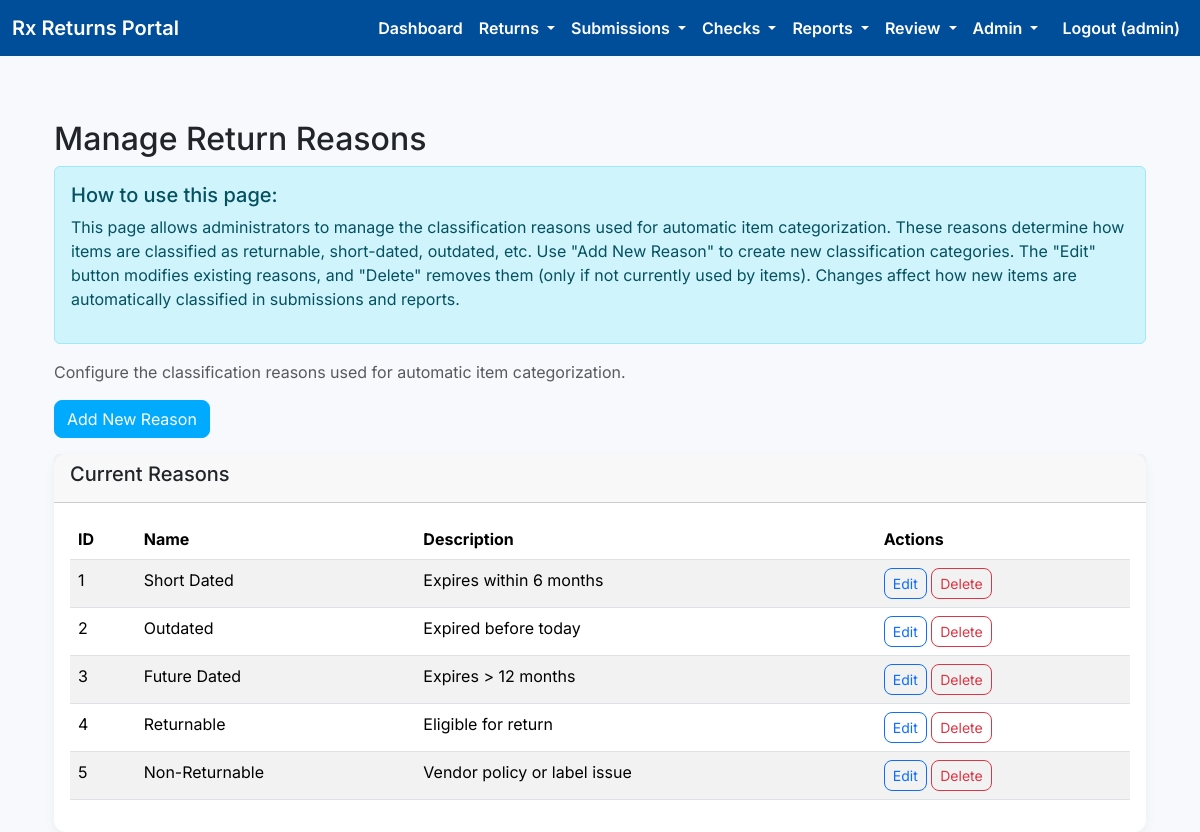
Screenshot of /admin/reasons (signed in) with the database file from the repository.
### models.py (models this page shows, shortened)
class User(UserMixin, db.Model):
    __tablename__ = 'users'
    id = db.Column(db.Integer, primary_key=True)
    username = db.Column(db.String(80), unique=True, nullable=False)
    email = db.Column(db.String(120), unique=True, nullable=False)
    password_hash = db.Column(db.String(256), nullable=False)
    company_name = db.Column(db.String(120))
    role = db.Column(db.String(20), nullable=False, default='user')

class Reason(db.Model):
    __tablename__ = 'reasons'
    id = db.Column(db.Integer, primary_key=True)
    name = db.Column(db.String(50), unique=True, nullable=False)
    description = db.Column(db.String(255), nullable=False)

### app.py (the view)
@app.route('/admin/reasons')
@login_required
@admin_required
def admin_reasons():
    reasons = Reason.query.all()
    return render_template('admin_reasons.html', reasons=reasons)

### app.py (called while the page is built)
@login_manager.user_loader
def load_user(user_id):
    return User.query.get(int(user_id))

def admin_required(f):
    @wraps(f)
    def decorated_function(*args, **kwargs):
        if not current_user.is_authenticated or current_user.role != 'admin':
            flash('Access denied. Admin only.', 'danger')
            return redirect(url_for('dashboard'))
        return f(*args, **kwargs)
    return decorated_function

### templates/admin_reasons.html (shortened to what this page needs)
{% extends "base.html" %}
{% block content %}
<div class="container mt-4">
    <div class="row">
        <div class="col-md-12">
            <h2>Manage Return Reasons</h2>
            <div class="alert alert-info">
                <h5>How to use this page:</h5>
                <p>This page allows administrators to manage the classification reasons used for automatic item categorization. These reasons determine how items are classified as returnable, short-dated, outdated, etc. Use "Add New Reason" to create new classification categories. The "Edit" button modifies existing reasons, and "Delete" removes them (only if not currently used by items). Changes affect how new items are automatically classified in submissions and reports.</p>
            </div>
            <p class="text-muted">Configure the classification reasons used for automatic item categorization.</p>
            <div class="mb-3">
                <a href="{{ url_for('add_reason') }}" class="btn btn-primary">Add New Reason</a>
            </div>
            <div class="card">
                <div class="card-header">
                    <h5>Current Reasons</h5>
                </div>
                <div class="card-body">
                    {% if reasons %}
                        <div class="table-responsive">
                            <table class="table table-striped">
                                <thead>
                                    <tr>
                                        <th>ID</th>
                                        <th>Name</th>
                                        <th>Description</th>
                                        <th>Actions</th>
                                    </tr>
                                </thead>
                                <tbody>
                                    {% for reason in reasons %}
                                    <tr>
                                        <td>{{ reason.id }}</td>
                                        <td>{{ reason.name }}</td>
                                        <td>{{ reason.description }}</td>
                                        <td>
                                            <a href="{{ url_for('edit_reason', id=reason.id) }}" class="btn btn-sm btn-outline-primary">Edit</a>
                                            <form method="POST" action="{{ url_for('delete_reason', id=reason.id) }}" style="display: inline;" onsubmit="return confirm('Are you sure you want to delete this reason?')">
                                                <button type="submit" class="btn btn-sm btn-outline-danger">Delete</button>
                                            </form>
                                        </td>
                                    </tr>
                                    {% endfor %}
                                </tbody>
                            </table>
                        </div>
                    {% else %}
                        <p class="text-muted">No reasons configured yet.</p>
                    {% endif %}
                </div>
            </div>
        </div>
    </div>
</div>
{% endblock %}

### templates/base.html (shortened to what this page needs)
<!DOCTYPE html>
<html lang="en">
<head>
    <link href="https://cdn.jsdelivr.net/npm/bootstrap@5.3.3/dist/css/bootstrap.min.css" rel="stylesheet">
</head>
<body>
    <nav class="navbar navbar-expand-lg">
        <div class="container-fluid">
            <a class="navbar-brand" href="{{ url_for('index') }}">Rx Returns Portal</a>
            <div class="collapse navbar-collapse" id="navbarNav">
                <ul class="navbar-nav ms-auto">
                    {% if current_user.is_authenticated %}
                    <li class="nav-item">
                        <a class="nav-link" href="{{ url_for('dashboard') }}">Dashboard</a>
                    </li>
                    <li class="nav-item dropdown">
                        <a class="nav-link dropdown-toggle" href="#" id="returnsDropdown" role="button" data-bs-toggle="dropdown" aria-expanded="false">
                            Returns
                        </a>
                    </li>
                    <li class="nav-item dropdown">
                        <a class="nav-link dropdown-toggle" href="#" id="submissionsDropdown" role="button" data-bs-toggle="dropdown" aria-expanded="false">
                            Submissions
                        </a>
                    </li>
                    <li class="nav-item dropdown">
                        <a class="nav-link dropdown-toggle" href="#" id="checksDropdown" role="button" data-bs-toggle="dropdown" aria-expanded="false">
                            Checks
                        </a>
                    </li>
                    <li class="nav-item dropdown">
                        <a class="nav-link dropdown-toggle" href="#" id="reportsDropdown" role="button" data-bs-toggle="dropdown" aria-expanded="false">
                            Reports
                        </a>
                    </li>
                    {% if current_user.role in ['reviewer', 'admin'] %}
                    <li class="nav-item dropdown">
                        <a class="nav-link dropdown-toggle" href="#" id="reviewDropdown" role="button" data-bs-toggle="dropdown" aria-expanded="false">
                            Review
                        </a>
                    </li>
                    {% endif %}
                    {% if current_user.role == 'admin' %}
                    <li class="nav-item dropdown">
                        <a class="nav-link dropdown-toggle" href="#" id="adminDropdown" role="button" data-bs-toggle="dropdown" aria-expanded="false">
                            Admin
                        </a>
                    </li>
                    {% endif %}
                    <li class="nav-item">
                        <a class="nav-link btn btn-sm btn-outline-light ms-2" href="{{ url_for('logout') }}">Logout ({{ current_user.username }})</a>
                    </li>
                    {% endif %}
                </ul>
            </div>
        </div>
    </nav>
    <div class="container">
        {% block content %}{% endblock %}
    </div>
</body>
</html>

### templates/base.html (style rules this page uses)
body { font-family: 'Inter', sans-serif; background-color: #f7f9fc; }
.navbar { background-color: #004d99; }
.navbar-brand, .nav-link { color: white !important; font-weight: 600; }
.container { padding-top: 20px; }
.card { border-radius: 12px; box-shadow: 0 4px 12px rgba(0, 0, 0, 0.05); border: none; }
.form-control, .btn { border-radius: 8px; }
.btn-primary { background-color: #00aaff; border-color: #00aaff; }

### rows the page displays
User: username "admin"
Reason: id "1", name "Short Dated", description "Expires within 6 months"
Reason: id "2", name "Outdated", description "Expired before today"
Reason: id "3", name "Future Dated", description "Expires > 12 months"
Reason: id "4", name "Returnable", description "Eligible for return"
Reason: id "5", name "Non-Returnable", description "Vendor policy or label issue"
